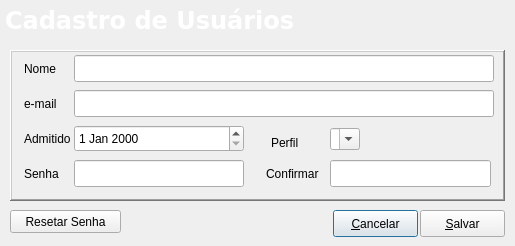
<?xml version="1.0" encoding="UTF-8"?>
<ui version="4.0">
 <class>Edituser</class>
 <widget class="QDialog" name="Edituser">
  <property name="geometry">
   <rect>
    <x>0</x>
    <y>0</y>
    <width>515</width>
    <height>246</height>
   </rect>
  </property>
  <property name="windowTitle">
   <string>Edit</string>
  </property>
  <property name="windowIcon">
   <iconset resource="../../Projects/Blink/icons/resources.qrc">
    <normaloff>:/png/marca-m.png</normaloff>:/png/marca-m.png</iconset>
  </property>
  <widget class="QFrame" name="frame">
   <property name="geometry">
    <rect>
     <x>10</x>
     <y>50</y>
     <width>495</width>
     <height>151</height>
    </rect>
   </property>
   <property name="frameShape">
    <enum>QFrame::WinPanel</enum>
   </property>
   <property name="frameShadow">
    <enum>QFrame::Raised</enum>
   </property>
   <widget class="QLabel" name="Lblname">
    <property name="geometry">
     <rect>
      <x>14</x>
      <y>10</y>
      <width>59</width>
      <height>17</height>
     </rect>
    </property>
    <property name="text">
     <string>Nome</string>
    </property>
   </widget>
   <widget class="QLineEdit" name="LnEdtname">
    <property name="geometry">
     <rect>
      <x>64</x>
      <y>5</y>
      <width>420</width>
      <height>27</height>
     </rect>
    </property>
   </widget>
   <widget class="QLabel" name="Lblemail">
    <property name="geometry">
     <rect>
      <x>14</x>
      <y>45</y>
      <width>59</width>
      <height>17</height>
     </rect>
    </property>
    <property name="text">
     <string>e-mail</string>
    </property>
   </widget>
   <widget class="QLineEdit" name="LnEdtemail">
    <property name="geometry">
     <rect>
      <x>64</x>
      <y>40</y>
      <width>420</width>
      <height>27</height>
     </rect>
    </property>
   </widget>
   <widget class="QLabel" name="Lblcontractsince">
    <property name="geometry">
     <rect>
      <x>14</x>
      <y>80</y>
      <width>59</width>
      <height>17</height>
     </rect>
    </property>
    <property name="text">
     <string>Admitido</string>
    </property>
   </widget>
   <widget class="QDateEdit" name="DtEdtcontractsince">
    <property name="geometry">
     <rect>
      <x>64</x>
      <y>75</y>
      <width>170</width>
      <height>27</height>
     </rect>
    </property>
   </widget>
   <widget class="QLabel" name="Lblpassword">
    <property name="geometry">
     <rect>
      <x>14</x>
      <y>115</y>
      <width>59</width>
      <height>17</height>
     </rect>
    </property>
    <property name="text">
     <string>Senha</string>
    </property>
   </widget>
   <widget class="QLineEdit" name="LnEdtpassword">
    <property name="geometry">
     <rect>
      <x>64</x>
      <y>110</y>
      <width>170</width>
      <height>27</height>
     </rect>
    </property>
    <property name="echoMode">
     <enum>QLineEdit::Password</enum>
    </property>
   </widget>
   <widget class="QLabel" name="Lblprofile">
    <property name="geometry">
     <rect>
      <x>261</x>
      <y>84</y>
      <width>30</width>
      <height>17</height>
     </rect>
    </property>
    <property name="text">
     <string>Perfil</string>
    </property>
   </widget>
   <widget class="SComboBox" name="CmbBxprofile">
    <property name="geometry">
     <rect>
      <x>320</x>
      <y>78</y>
      <width>27</width>
      <height>20</height>
     </rect>
    </property>
    <property name="sizePolicy">
     <sizepolicy hsizetype="Fixed" vsizetype="Fixed">
      <horstretch>0</horstretch>
      <verstretch>0</verstretch>
     </sizepolicy>
    </property>
    <property name="editable">
     <bool>true</bool>
    </property>
    <property name="sizeAdjustPolicy">
     <enum>QComboBox::AdjustToContents</enum>
    </property>
    <item>
     <property name="text">
      <string/>
     </property>
    </item>
   </widget>
   <widget class="QLabel" name="Lblpassword_2">
    <property name="geometry">
     <rect>
      <x>256</x>
      <y>115</y>
      <width>59</width>
      <height>17</height>
     </rect>
    </property>
    <property name="text">
     <string>Confirmar</string>
    </property>
   </widget>
   <widget class="QLineEdit" name="LnEdtConfirmPassword">
    <property name="geometry">
     <rect>
      <x>320</x>
      <y>110</y>
      <width>161</width>
      <height>27</height>
     </rect>
    </property>
    <property name="echoMode">
     <enum>QLineEdit::Password</enum>
    </property>
   </widget>
  </widget>
  <widget class="QFrame" name="topmenu">
   <property name="geometry">
    <rect>
     <x>1</x>
     <y>1</y>
     <width>801</width>
     <height>42</height>
    </rect>
   </property>
   <property name="minimumSize">
    <size>
     <width>0</width>
     <height>42</height>
    </size>
   </property>
   <property name="maximumSize">
    <size>
     <width>16777215</width>
     <height>42</height>
    </size>
   </property>
   <property name="styleSheet">
    <string notr="true">image: url(:/png/barra-superior-ok.jpg);</string>
   </property>
   <property name="frameShadow">
    <enum>QFrame::Raised</enum>
   </property>
   <widget class="QLabel" name="labelStatus">
    <property name="enabled">
     <bool>false</bool>
    </property>
    <property name="geometry">
     <rect>
      <x>4</x>
      <y>0</y>
      <width>541</width>
      <height>39</height>
     </rect>
    </property>
    <property name="palette">
     <palette>
      <active>
       <colorrole role="WindowText">
        <brush brushstyle="SolidPattern">
         <color alpha="255">
          <red>255</red>
          <green>255</green>
          <blue>255</blue>
         </color>
        </brush>
       </colorrole>
       <colorrole role="Button">
        <brush brushstyle="SolidPattern">
         <color alpha="255">
          <red>50</red>
          <green>0</green>
          <blue>133</blue>
         </color>
        </brush>
       </colorrole>
       <colorrole role="Text">
        <brush brushstyle="SolidPattern">
         <color alpha="255">
          <red>255</red>
          <green>255</green>
          <blue>255</blue>
         </color>
        </brush>
       </colorrole>
       <colorrole role="ButtonText">
        <brush brushstyle="SolidPattern">
         <color alpha="255">
          <red>255</red>
          <green>255</green>
          <blue>255</blue>
         </color>
        </brush>
       </colorrole>
       <colorrole role="Base">
        <brush brushstyle="SolidPattern">
         <color alpha="255">
          <red>50</red>
          <green>0</green>
          <blue>133</blue>
         </color>
        </brush>
       </colorrole>
       <colorrole role="Window">
        <brush brushstyle="SolidPattern">
         <color alpha="255">
          <red>50</red>
          <green>0</green>
          <blue>133</blue>
         </color>
        </brush>
       </colorrole>
      </active>
      <inactive>
       <colorrole role="WindowText">
        <brush brushstyle="SolidPattern">
         <color alpha="255">
          <red>255</red>
          <green>255</green>
          <blue>255</blue>
         </color>
        </brush>
       </colorrole>
       <colorrole role="Button">
        <brush brushstyle="SolidPattern">
         <color alpha="255">
          <red>50</red>
          <green>0</green>
          <blue>133</blue>
         </color>
        </brush>
       </colorrole>
       <colorrole role="Text">
        <brush brushstyle="SolidPattern">
         <color alpha="255">
          <red>255</red>
          <green>255</green>
          <blue>255</blue>
         </color>
        </brush>
       </colorrole>
       <colorrole role="ButtonText">
        <brush brushstyle="SolidPattern">
         <color alpha="255">
          <red>255</red>
          <green>255</green>
          <blue>255</blue>
         </color>
        </brush>
       </colorrole>
       <colorrole role="Base">
        <brush brushstyle="SolidPattern">
         <color alpha="255">
          <red>50</red>
          <green>0</green>
          <blue>133</blue>
         </color>
        </brush>
       </colorrole>
       <colorrole role="Window">
        <brush brushstyle="SolidPattern">
         <color alpha="255">
          <red>50</red>
          <green>0</green>
          <blue>133</blue>
         </color>
        </brush>
       </colorrole>
      </inactive>
      <disabled>
       <colorrole role="WindowText">
        <brush brushstyle="SolidPattern">
         <color alpha="255">
          <red>255</red>
          <green>255</green>
          <blue>255</blue>
         </color>
        </brush>
       </colorrole>
       <colorrole role="Button">
        <brush brushstyle="SolidPattern">
         <color alpha="255">
          <red>50</red>
          <green>0</green>
          <blue>133</blue>
         </color>
        </brush>
       </colorrole>
       <colorrole role="Text">
        <brush brushstyle="SolidPattern">
         <color alpha="255">
          <red>255</red>
          <green>255</green>
          <blue>255</blue>
         </color>
        </brush>
       </colorrole>
       <colorrole role="ButtonText">
        <brush brushstyle="SolidPattern">
         <color alpha="255">
          <red>255</red>
          <green>255</green>
          <blue>255</blue>
         </color>
        </brush>
       </colorrole>
       <colorrole role="Base">
        <brush brushstyle="SolidPattern">
         <color alpha="255">
          <red>50</red>
          <green>0</green>
          <blue>133</blue>
         </color>
        </brush>
       </colorrole>
       <colorrole role="Window">
        <brush brushstyle="SolidPattern">
         <color alpha="255">
          <red>50</red>
          <green>0</green>
          <blue>133</blue>
         </color>
        </brush>
       </colorrole>
      </disabled>
     </palette>
    </property>
    <property name="font">
     <font>
      <family>Verdana</family>
      <pointsize>18</pointsize>
      <weight>75</weight>
      <bold>true</bold>
     </font>
    </property>
    <property name="styleSheet">
     <string/>
    </property>
    <property name="frameShape">
     <enum>QFrame::NoFrame</enum>
    </property>
    <property name="frameShadow">
     <enum>QFrame::Plain</enum>
    </property>
    <property name="lineWidth">
     <number>1</number>
    </property>
    <property name="text">
     <string>Cadastro de Usuários</string>
    </property>
    <property name="textFormat">
     <enum>Qt::AutoText</enum>
    </property>
    <property name="alignment">
     <set>Qt::AlignLeading|Qt::AlignLeft|Qt::AlignVCenter</set>
    </property>
    <property name="wordWrap">
     <bool>false</bool>
    </property>
    <property name="textInteractionFlags">
     <set>Qt::NoTextInteraction</set>
    </property>
   </widget>
  </widget>
  <widget class="QPushButton" name="PshBtnCancel">
   <property name="geometry">
    <rect>
     <x>333</x>
     <y>210</y>
     <width>85</width>
     <height>27</height>
    </rect>
   </property>
   <property name="text">
    <string>&amp;Cancelar</string>
   </property>
  </widget>
  <widget class="QPushButton" name="PshBtnSave">
   <property name="geometry">
    <rect>
     <x>420</x>
     <y>210</y>
     <width>85</width>
     <height>27</height>
    </rect>
   </property>
   <property name="text">
    <string>&amp;Salvar</string>
   </property>
  </widget>
  <widget class="QPushButton" name="pushButtonResetarSenha">
   <property name="geometry">
    <rect>
     <x>10</x>
     <y>210</y>
     <width>111</width>
     <height>23</height>
    </rect>
   </property>
   <property name="text">
    <string>Resetar Senha</string>
   </property>
  </widget>
 </widget>
 <customwidgets>
  <customwidget>
   <class>SComboBox</class>
   <extends>QComboBox</extends>
   <header location="global">scombobox.h</header>
  </customwidget>
 </customwidgets>
 <tabstops>
  <tabstop>LnEdtname</tabstop>
  <tabstop>LnEdtemail</tabstop>
  <tabstop>DtEdtcontractsince</tabstop>
  <tabstop>LnEdtpassword</tabstop>
  <tabstop>LnEdtConfirmPassword</tabstop>
  <tabstop>CmbBxprofile</tabstop>
  <tabstop>PshBtnCancel</tabstop>
  <tabstop>PshBtnSave</tabstop>
 </tabstops>
 <resources>
  <include location="../../Projects/Blink/icons/resources.qrc"/>
  <include location="../../Projects/Blink/icons/resources.qrc"/>
 </resources>
 <connections/>
</ui>
